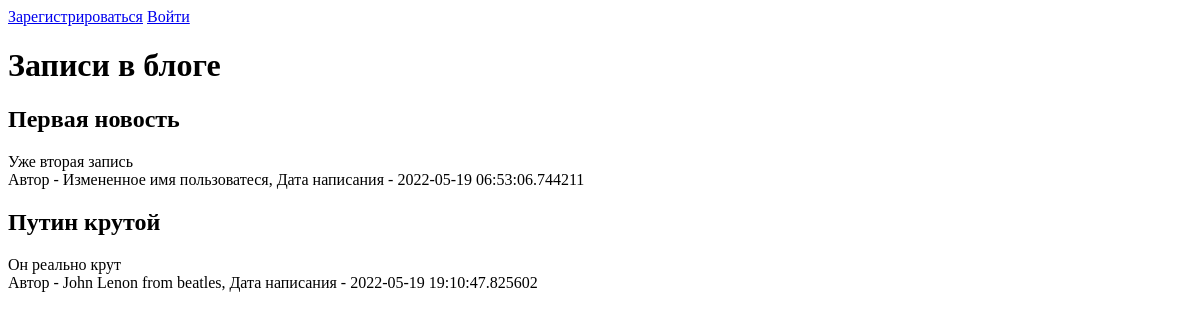
The page /index1 on the database as committed earlier.
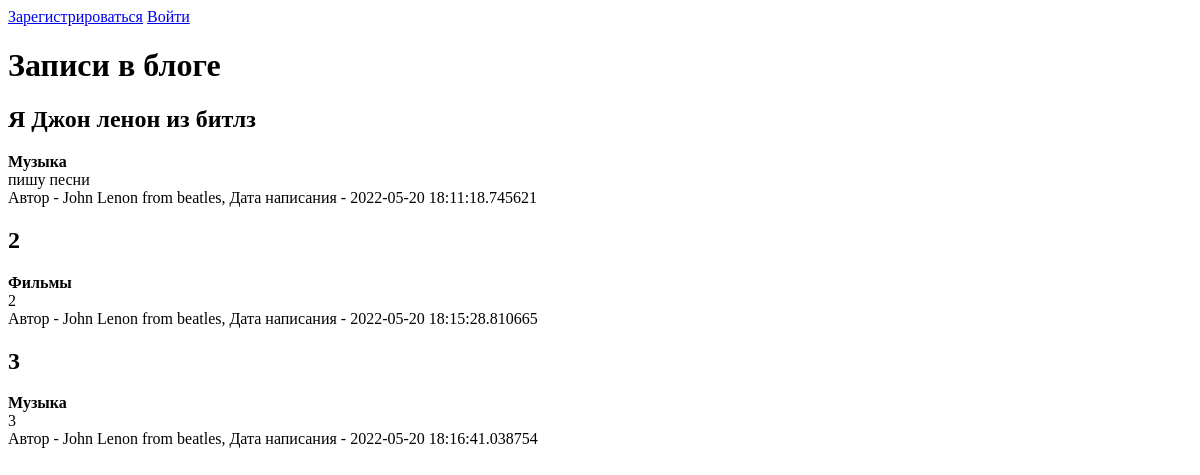
The same page on the database as committed later.
### data/news.py (models this page shows)
class News(SqlAlchemyBase):
    __tablename__ = 'news'
    id = sqlalchemy.Column(sqlalchemy.Integer, primary_key=True, autoincrement=True)
    title = sqlalchemy.Column(sqlalchemy.String, nullable=True)
    content = sqlalchemy.Column(sqlalchemy.String, nullable=True)
    created_date = sqlalchemy.Column(sqlalchemy.DateTime, default=datetime.datetime.now)
    is_private = sqlalchemy.Column(sqlalchemy.Boolean, default=True)
    user_id = sqlalchemy.Column(sqlalchemy.Integer, sqlalchemy.ForeignKey("users.id"))
    user = orm.relation('User')
    categories = orm.relation("Category", secondary="association", backref="News")

### data/users.py (models this page shows, shortened)
class User(SqlAlchemyBase, UserMixin):
    __tablename__ = 'users'
    id = sqlalchemy.Column(sqlalchemy.Integer, primary_key=True, autoincrement=True)
    name = sqlalchemy.Column(sqlalchemy.String, nullable=True)
    about = sqlalchemy.Column(sqlalchemy.String, nullable=True)
    email = sqlalchemy.Column(sqlalchemy.String, index=True, unique=True, nullable=True)
    hashed_password = sqlalchemy.Column(sqlalchemy.String, nullable=True)
    created_date = sqlalchemy.Column(sqlalchemy.DateTime, default=datetime.datetime.now)
    news = orm.relation("News", back_populates='user')

### data/category.py (models this page shows)
class Category(SqlAlchemyBase):
    __tablename__ = 'category'
    id = sqlalchemy.Column(sqlalchemy.Integer, primary_key=True, autoincrement=True)
    name = sqlalchemy.Column(sqlalchemy.String, nullable=True)
    association_table = sqlalchemy.Table(
                                'association',
                                SqlAlchemyBase.metadata,
                                sqlalchemy.Column('news', sqlalchemy.Integer,
                                sqlalchemy.ForeignKey('news.id')),
                                sqlalchemy.Column('category', sqlalchemy.Integer,
                                sqlalchemy.ForeignKey('category.id'))
)

### Flask_site2.py (the view)
@app.route('/')
@app.route('/index1')
def index1():
    db_sess = db_session.create_session()
    if current_user.is_authenticated:
        news = db_sess.query(News).filter((News.user == current_user) | (News.is_private != True))
    else:
        news = db_sess.query(News).filter(News.is_private != True)
    return render_template("index1.html", news=news)

### data/db_session.py (called while the page is built)
def create_session() -> Session:
    global __factory
    return __factory()

### templates/index1.html (shortened to what this page needs)
{% extends "base.html" %}
{% block content %}
    {% if current_user.is_authenticated %}
        <a class="navbar-brand" href="/logout">{{ current_user.name }}</a>
    {% else %}
    <p>
        <a class="btn btn-primary " href="/register">Зарегистрироваться</a>
        <a class="btn btn-success" href="/login">Войти</a>
    </p>
    {% endif %}
    <h1>Записи в блоге</h1>
    {% for item in news %}
    <div class="col-md6 border rounded">
        <h2>{{item.title}}</h2>
        {% for i in item.categories %}
            <b> {{i.name}}</b>
        {% endfor %}
        <div>
            {{item.content}}
        </div>
        <div>
            Автор - {{item.user.name}}, Дата написания - {{item.created_date}}
        </div>
    </div>
{% endfor %}
{% endblock %}

### templates/base.html
{% block content %}{% endblock %}

Rows that differ between the two databases and show on the page:
removed News: title "Первая новость", content "Уже вторая запись", user.name "Измененное имя пользоватеся", created_date "2022-05-19 06:53:06.744211"
removed News: title "Путин крутой", content "Он реально крут", user.name "John Lenon from beatles", created_date "2022-05-19 19:10:47.825602"
added News: title "Я Джон ленон из битлз", content "пишу песни", user.name "John Lenon from beatles", created_date "2022-05-20 18:11:18.745621"
added Category: name "Музыка"
now on this page (row edited): News: title "2", content "2", user.name "John Lenon from beatles", created_date "2022-05-20 18:15:28.810665"
added Category: name "Фильмы", shown under "2"
added News: title "3", content "3", user.name "John Lenon from beatles", created_date "2022-05-20 18:16:41.038754"
